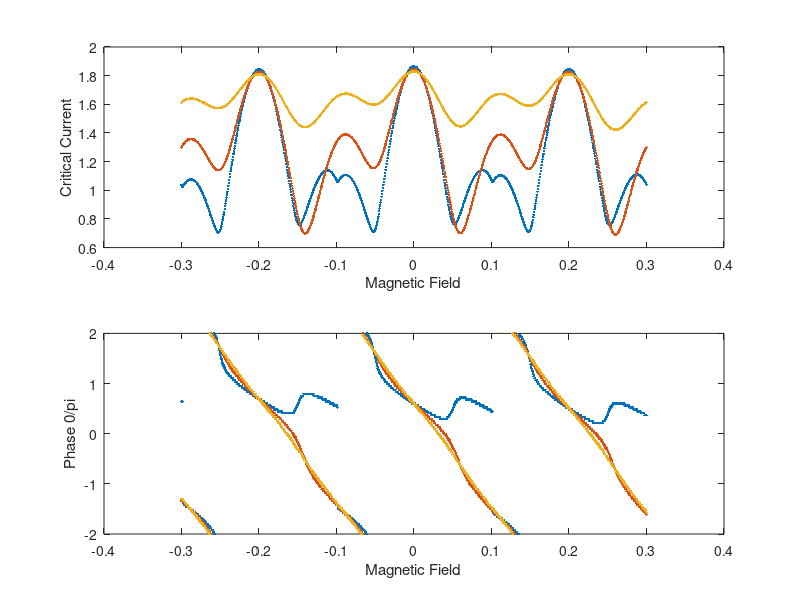

Recreate this plot in MATLAB.
%Explanation of base program

%The program splits a squid into two junctions that have xmax discrete sections.  Each
%section has a supercurrent density, and a phase difference that is
%contributed to by the field (PhaseF) in the junction, the field in the squid loop,
%and an arbitrary phase set at x=1 %called Phase1.  These phase factors are 
%all summed along the junction to determine the local phase difference 
%across the junction at each point.  For each value of field and Phase1 the
%supercurrent at each point is calculated and the net supercurrent (sum 
%along the junction and then the sum of the two junctions together)
%is calcualted to find the supercurrent carried at that phase and that
%field.  To find the maximum supercurrent for a given field, the max of
%that vector is taken for that field value.  The minimum can be calculated 
%to find the negative critical current.  Both of these can be plotted 
%against the magnetic field that is applied.  This is the exact measurment 
%of the critical current vs field that we do in the lab.

%This version adds the ability to add several realistic features of squids

% Critical Current Asymmetry
% Junction Area Asymmetry
% Critical Current density variation along each junction
% Squid Loop size variation
% Changes in the field scan range



%Abreviations used
%Junction=Junc
%Super Current = SCur or just SC
%Step Size = SS sufix
%Width = Wid
%Length = Len
%Magnitude = Mag


%% Clearing memory and input screen

clear;
clc;
close all;

%% Defining the Parameters of the Simulaiton

%Setting Junction 1 Parameters
    xmax1=31;
    xmax2=52;
    x1(:,1)=(1:xmax1);
    x2(:,1)=(1:xmax2);

%Critical Current Magnitudes
    JuncSCMag1=.5;
    JuncSCMag2=.5;

%Junction Area Determinination
    JuncWid1=.5;
    JuncLen1=1;

    JuncWid2=.5;
    JuncLen2=1;

JuncArea1=JuncWid1*JuncLen1;
JuncArea2=JuncWid2*JuncLen2;

%Setting Squid Loop Parameers
LoopWid=1;
LoopLen=10;
LoopArea=LoopWid*LoopLen;

%Field Parameters
f=1;
fmax=1003;
FieldMin=-.3;
FieldMax=.3;


%Stepping through a parameter to test
j=1;
jmax=3;
AlphaMin=0;
AlphaMax=.8;

%Phase Loop parameters
p=1;
pmax=104;
Phase0Min=-2*pi;
Phase0Max=2*pi;


%Current Noise Parameters
    SCurNoise1=(2*rand(1,xmax1)-1);
    SCurNoise2=(2*rand(1,xmax2)-1);

%Calculating Critical Current Densities
    SCurDen1=transpose(ones(pmax,1)*(JuncSCMag1*ones(1,xmax1)/xmax1+.5*SCurNoise1/xmax1));
    SCurDen2=transpose(ones(pmax,1)*(JuncSCMag2*ones(1,xmax2)/xmax2+.5*SCurNoise2/xmax2));


%Pre Allocating memory to the arrays (should decrease runtime)
Phase0=zeros(1,pmax);
Field=zeros(1,fmax);
FluxinJunc1=zeros(1,fmax);
FluxinJunc2=zeros(1,fmax);
FluxinLoop=zeros(1,fmax);

PhaseFDen1=zeros(1,fmax); %Phase from field in Junction 1
PhaseFDen2=zeros(1,fmax); %Phase from field in Junction 2
PhaseFL=zeros(1,fmax); %Phase from field in the Squid Loop


SCurrent1=zeros(xmax1,pmax,fmax);
SCurrent2=zeros(xmax2,pmax,fmax);
SCurrentNet=zeros(1,pmax);

MaxSCurrentNet=zeros(jmax,fmax);
MinSCurrentNet=zeros(jmax,fmax);
IndexMaxSC=zeros(jmax,fmax);
IndexMinSC=zeros(jmax,fmax);
Phase0MaxSC=zeros(jmax,fmax);
Phase0MinSC=zeros(jmax,fmax);

%% Loops for running the simulation Meat of the Simulation


%Changing a Parameter of the plot
AlphaSS =(AlphaMax-AlphaMin)/(jmax-1);
AlphaV= AlphaMin:AlphaSS:AlphaMax;

for j=1:jmax;
    
    Alpha=AlphaV(j);
 
    %Field Contribution to the Phase 
    %Define the Field ForLoop setp size, then run the Field for ForLoop
    FieldSS=(FieldMax-FieldMin)/(fmax-1);
    for f=1:fmax

        Field(f)=FieldMin+(f-1)*FieldSS;


        PhaseF1=2*pi*Field(f)*JuncArea1;
        PhaseF2=2*pi*Field(f)*JuncArea2;
        PhaseFL=2*pi*Field(f)*LoopArea;

        PhaseFDen1=PhaseF1*x1/xmax1;
        PhaseFDen2=PhaseF2*x2/xmax2;

        %Phase0 ForLoop of externally set phase 
        %Define the Phase0 setp size, then run the ForLoop
            Phase0SS=(Phase0Max-Phase0Min)/(pmax-1);
            Phase0=(Phase0Min:Phase0SS:Phase0Max);
            PhaseNorm=Phase0/(2*pi);
            
       %Calculating the local Phase Drop across each junction
            PhaseDrop1=ones(xmax1,1)*Phase0+PhaseFDen1*ones(1,pmax);
            PhaseDrop2=ones(xmax2,1)*Phase0+PhaseFL.*ones(xmax2,pmax)+PhaseFDen2*ones(1,pmax);
            
        %Calculating the Super Current 
            SCurrent1=SCurDen1.*(1-Alpha).*(sin(PhaseDrop1)+sin(PhaseDrop1/2));
            SCurrent2=SCurDen2.*(1+Alpha).*(sin(PhaseDrop2)+sin(PhaseDrop2/2));
            
            SCurrentNet=sum(SCurrent1)+sum(SCurrent2);
            
        [MaxSCurrentNet(j,f),IndexMaxSC(j,f)]=max(SCurrentNet);  
        [MinSCurrentNet(j,f),IndexMinSC(j,f)]=min(SCurrentNet);

        Phase0MaxSC(j,f)=Phase0(IndexMaxSC(j,f));
        Phase0MinSC(j,f)=Phase0(IndexMinSC(j,f));
        
 
        
    end

end



hold on; subplot(2,1,1); plot(Field,MaxSCurrentNet,'.')
% hold on; subplot(2,1,1); plot(Field,MinSCurrentNet,'.')
xlabel('Magnetic Field'); ylabel('Critical Current');


hold on; subplot(2,1,2); plot(Field,Phase0MaxSC/pi,'.')
% hold on; subplot(2,1,2); plot(Field,Phase0MinSC/pi,'.')
xlabel('Magnetic Field'); ylabel('Phase 0/pi');
